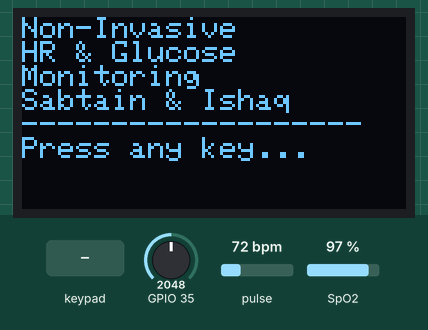
Recording of a sketch running on a simulated ESP32. Shown: 128×64 one-colour display. The test bench sets the inputs (shaded band); at power-on: GPIO 35 = 2048, pulse 72 bpm, SpO2 97 %.

Above: at 1.2 s.
1.3 s: keypad keys 2 3 2 6 2 5 * pressed 0.4 s apart
At 4.5 s:
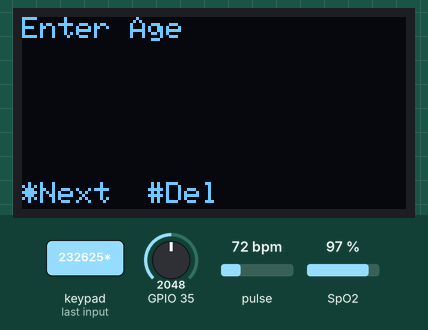
5.6 s: key '*' pressed
At 6.4 s:
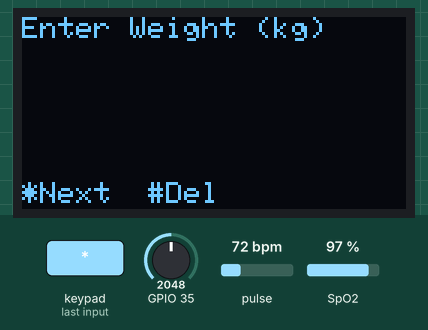
7.2 s: keypad keys 1 6 1 7 1 8 1 9 * pressed 0.4 s apart
At 11.2 s:
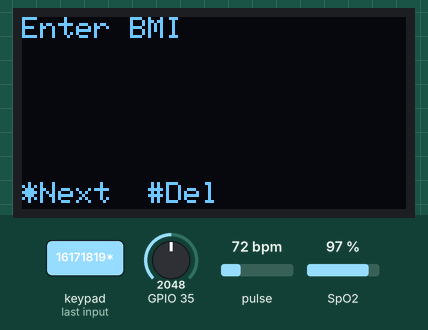
12.3 s: key '0' pressed
At 13.4 s:
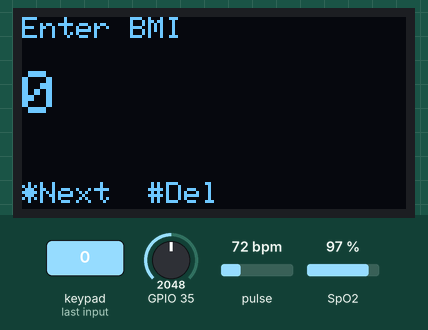
13.9 s: keypad keys 1 3 9 7 2 2 2 2 * pressed 0.4 s apart
At 18.2 s:
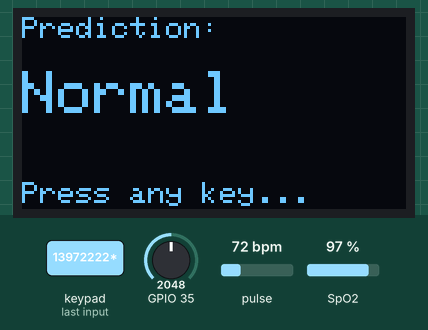
19.0 s: keypad keys 1 6 1 7 1 8 1 9 pressed 0.4 s apart
At 21.2 s:
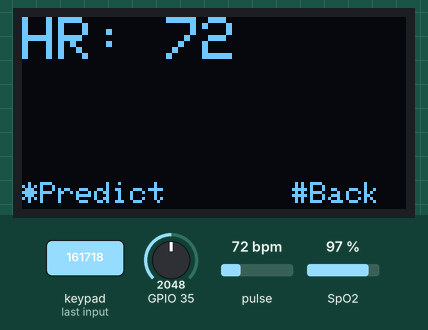
Timing chart, 0 to 22.7 s (numbered marks = the images above; inputs shaded):
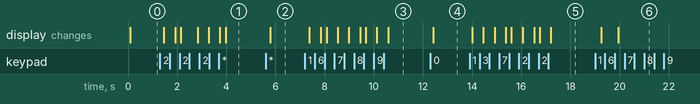

The sketch:

heart_rate_glocose_AI.ino
```cpp
#include <Wire.h>
#include <Adafruit_GFX.h>
#include <Adafruit_SSD1306.h>
#include <Keypad.h>
#include "MAX30105.h"
#include "spo2_algorithm.h"
#include "disease_model.h"  // your DecisionTree model

/* ================= OLED ================= */
#define SCREEN_WIDTH 128
#define SCREEN_HEIGHT 64
Adafruit_SSD1306 display(SCREEN_WIDTH, SCREEN_HEIGHT, &Wire, -1);

/* ================= KEYPAD ================= */
#define ROWS 4
#define COLS 3
char keys[ROWS][COLS] = {
  {'*','0','#'},
  {'1','2','3'},
  {'4','5','6'},
  {'7','8','9'}
};
byte rowPins[ROWS] = {16,17,18,19};
byte colPins[COLS] = {23,26,25};
Keypad keypad = Keypad(makeKeymap(keys), rowPins, colPins, ROWS, COLS);

/* ================= MAX30105 ================= */
MAX30105 particleSensor;
#define HR_BUFFER 50
uint32_t irBuffer[HR_BUFFER];
uint32_t redBuffer[HR_BUFFER];

/* ================= DATA ================= */
// Glucose
float glucoseRaw = 0;
float glucoseSmoothed = 50;
const int GLUCOSE_SAMPLES = 30;
float glucoseHistory[GLUCOSE_SAMPLES];
int glucoseIndex = 0;
float glucoseAlpha = 0.2; // EMA smoothing

// Heart Rate & SpO2
const int HR_SAMPLES = 10;
int hrHistory[HR_SAMPLES] = {70};
int spo2History[HR_SAMPLES] = {95};
int hrIndex = 0;
int spo2Index = 0;
int heartRateSmoothed = 70;
int spo2Smoothed = 95;

/* ================= ML ================= */
float ml_features[10] = {0};
int predictedDisease = -1;

const char* disease_names[] = {
  "Hypoglycemia", "Normal", "Hyperglycemia", "Tachycardia", "Bradycardia"
};
const char* input_labels[] = {
  "Age",
  "Weight (kg)",
  "BMI"
};

/* ================= STATE ================= */
enum DeviceState {
  WELCOME_SCREEN,
  PLACE_FINGER,
  MENU,
  HR_SCREEN,
  GLUCOSE_SCREEN,
  BOTH_SCREEN,
  ML_INPUT,
  ML_RESULT
};
volatile DeviceState state = WELCOME_SCREEN;

/* ================= USER INPUT ================= */
String userInput = "";
int inputIndex = 0;

/* ================= RTOS ================= */
QueueHandle_t keypadQueue;

/* ================= SENSOR TASKS ================= */
void HeartRateTask(void *pv) {
  while(true){
    if(particleSensor.getIR() > 50000){
      // Fill HR/Red buffer
      for(int i=0;i<HR_BUFFER;i++){
        while(!particleSensor.available()) particleSensor.check();
        irBuffer[i] = particleSensor.getIR();
        redBuffer[i] = particleSensor.getRed();
        particleSensor.nextSample();
      }

      int32_t hr, spo2Val;
      int8_t vhr, vs;

      // Call void function directly
      maxim_heart_rate_and_oxygen_saturation(
        irBuffer, HR_BUFFER, redBuffer,
        &spo2Val, &vs, &hr, &vhr
      );

      // Only accept valid HR/SPO2
      if(hr > 0 && spo2Val > 0){
        hrHistory[hrIndex++] = hr;
        if(hrIndex >= HR_SAMPLES) hrIndex = 0;
        spo2History[spo2Index++] = spo2Val;
        if(spo2Index >= HR_SAMPLES) spo2Index = 0;

        // Compute moving average
        int hrSum=0, spo2Sum=0;
        for(int i=0;i<HR_SAMPLES;i++){
          hrSum += hrHistory[i];
          spo2Sum += spo2History[i];
        }
        heartRateSmoothed = hrSum / HR_SAMPLES;
        spo2Smoothed = spo2Sum / HR_SAMPLES;
      }
    }
    vTaskDelay(pdMS_TO_TICKS(500));
  }
}

void GlucoseTask(void *pv) {
  while(true){
    // Map ADC to realistic glucose range 70-150 mg/dL
    glucoseRaw = map(analogRead(35), 0, 4095, 70, 150);

    // Update circular buffer
    glucoseHistory[glucoseIndex++] = glucoseRaw;
    if(glucoseIndex >= GLUCOSE_SAMPLES) glucoseIndex = 0;

    // Moving average
    float sum = 0;
    for(int i=0;i<GLUCOSE_SAMPLES;i++) sum += glucoseHistory[i];
    float avg = sum / GLUCOSE_SAMPLES;

    // EMA smoothing
    glucoseSmoothed = glucoseAlpha * avg + (1 - glucoseAlpha) * glucoseSmoothed;

    vTaskDelay(pdMS_TO_TICKS(500));
  }
}

/* ================= KEYPAD TASK ================= */
void KeypadTask(void *pv) {
  char key;
  while(true){
    key = keypad.getKey();
    if(key) xQueueSend(keypadQueue, &key, 0);
    vTaskDelay(pdMS_TO_TICKS(30));
  }
}

/* ================= DISPLAY TASK ================= */
void DisplayTask(void *pv){
  while(true){
    display.clearDisplay();
    display.setTextColor(SSD1306_WHITE);

    switch(state){
      case WELCOME_SCREEN:
        display.setTextSize(1);
        display.setCursor(0,0);
        display.setCursor(0,0);
        display.println("Non-Invasive");
        display.println("HR & Glucose");
        display.println("Monitoring");
        display.println("Sabtain & Ishaq");
        display.println("-------------------");
        display.println("Press any key...");
        break;

      case PLACE_FINGER:
        display.setTextSize(2);
        display.setCursor(0,10);
        display.println("Place Finger");
        display.setTextSize(1);
        display.setCursor(0,55);
        display.println("to measure HR & GLU");
        break;

      case MENU:
        display.setTextSize(2);
        display.setCursor(0,0);
        display.println("1: HR");
        display.println("2: GLU");
        display.println("3: BOTH");
        display.setTextSize(1);
        display.setCursor(15,50);
        display.println("Enter option:");
        break;

      case HR_SCREEN:
        display.setTextSize(2);
        display.setCursor(0,0);
        display.print("HR: "); display.print(heartRateSmoothed);
        display.setTextSize(1);
        display.setCursor(0,55);
        display.print("*Predict       #Back");
        break;

      case GLUCOSE_SCREEN:
        display.setTextSize(2);
        display.setCursor(0,0);
        display.print("GLU: "); display.print((int)glucoseSmoothed);
        display.setTextSize(1);
        display.setCursor(0,55);
        display.print("*Predict  #Back");
        break;

      case BOTH_SCREEN:
        display.setTextSize(2);
        display.setCursor(0,0);
        display.print("HR: "); display.print(heartRateSmoothed);
        display.setCursor(0,20);
        display.print("GLU: "); display.print((int)glucoseSmoothed);
        display.setTextSize(1);
        display.setCursor(0,55);
        display.print("*Predict  #Back");
        break;

      case ML_INPUT:
        display.setTextSize(1);
        display.setCursor(0,0);
        display.print("Enter "); display.print(input_labels[inputIndex]);
        display.setTextSize(2);
        display.setCursor(0,18);
        display.print(userInput);
        display.setTextSize(1);
        display.setCursor(0,55);
        display.print("*Next  #Del");
        break;

      case ML_RESULT:
        display.setTextSize(1);
        display.setCursor(0,0);
        display.println("Prediction:");
        display.setTextSize(2);
        display.setCursor(0,18);
        display.println(disease_names[predictedDisease]);
        display.setTextSize(1);
        display.setCursor(0,55);
        display.println("Press any key...");
        break;
    }

    display.display();
    vTaskDelay(pdMS_TO_TICKS(200));
  }
}

/* ================= STATE TASK ================= */
void StateTask(void *pv) {
  char key;

  while (true) {
    if (xQueueReceive(keypadQueue, &key, portMAX_DELAY)) {

      switch (state) {

        case WELCOME_SCREEN:
          state = PLACE_FINGER;
          break;

        case PLACE_FINGER:
          state = MENU;
          break;

        case MENU:
          if (key == '1') state = HR_SCREEN;
          else if (key == '2') state = GLUCOSE_SCREEN;
          else if (key == '3') state = BOTH_SCREEN;
          break;

        case HR_SCREEN:
        case GLUCOSE_SCREEN:
        case BOTH_SCREEN:
          if (key == '#') {
            state = MENU;
          }
          else if (key == '*') {
            // Reset ML input
            inputIndex = 0;
            userInput = "";

            // Inject sensor values CORRECTLY
            ml_features[3] = glucoseSmoothed;      // Glucose
            ml_features[4] = heartRateSmoothed;    // Heart Rate

            state = ML_INPUT;
          }
          break;

        case ML_INPUT:
          if (isDigit(key)) {
            userInput += key;
          }
          else if (key == '#' && userInput.length() > 0) {
            userInput.remove(userInput.length() - 1);
          }
          else if (key == '*') {
            ml_features[inputIndex] = userInput.toFloat();
            inputIndex++;
            userInput = "";

            // Only 3 manual inputs: Age, Weight, BMI
            if (inputIndex >= 3) {
              predictedDisease = model.predict(ml_features);
              state = ML_RESULT;
            }
          }
          break;

        case ML_RESULT:
          state = MENU;
          break;
      }
    }
  }
}


/* ================= SETUP ================= */
void setup(){
  Serial.begin(115200);
  Wire.begin();

  display.begin(SSD1306_SWITCHCAPVCC, 0x3C);
  display.clearDisplay();
  display.display();

  particleSensor.begin(Wire);
  particleSensor.setup();

  keypadQueue = xQueueCreate(10, sizeof(char));

  for(int i=0;i<GLUCOSE_SAMPLES;i++) glucoseHistory[i]=100;
  for(int i=0;i<HR_SAMPLES;i++) hrHistory[i]=70, spo2History[i]=95;

  xTaskCreatePinnedToCore(HeartRateTask, "HeartRate", 4096, NULL, 2, NULL, 1);
  xTaskCreatePinnedToCore(GlucoseTask, "Glucose", 2048, NULL, 2, NULL, 1);
  xTaskCreatePinnedToCore(KeypadTask, "Keypad", 2048, NULL, 3, NULL, 1);
  xTaskCreatePinnedToCore(DisplayTask, "Display", 4096, NULL, 1, NULL, 0);
  xTaskCreatePinnedToCore(StateTask, "State", 4096, NULL, 3, NULL, 0);
}

void loop(){}
```

disease_model.h
```cpp
#pragma once

namespace Eloquent {
namespace ML {
namespace Port {

class DecisionTree {
public:
    /**
     * Feature vector:
     * x[0] = Age
     * x[1] = Weight (kg)
     * x[2] = Height (cm)
     * x[3] = Glucose (mg/dL)
     * x[4] = Heart Rate (BPM)
     *
     * Output classes:
     * 0 = Hypoglycemia
     * 1 = Normal
     * 2 = Hyperglycemia
     * 3 = Tachycardia
     * 4 = Bradycardia
     */
    int predict(float *x) {

        float glucose = x[3];
        float heartRate = x[4];

        // --- Glucose-based decisions ---
        if (glucose < 70.0) {
            return 0; // Hypoglycemia
        }

        if (glucose > 140.0) {
            return 2; // Hyperglycemia
        }

        // --- Heart-rate-based decisions (only if glucose is normal) ---
        if (heartRate > 100.0) {
            return 3; // Tachycardia
        }

        if (heartRate < 60.0) {
            return 4; // Bradycardia
        }

        // --- Normal condition ---
        return 1; // Normal
    }
};

} // namespace Port
} // namespace ML
} // namespace Eloquent

// Global model instance
Eloquent::ML::Port::DecisionTree model;
```

Measured:
- after the input at 1.3 s, the display: first changes after 0.15 s (image 1 shows a later state)
- after the input at 5.6 s, the display: changes after 0.19 s (image 2)
- after the input at 7.2 s, the display: first changes after 0.18 s (image 3 shows a later state)
- after the input at 12.3 s, the display: changes after 0.11 s (image 4)
- after the input at 13.9 s, the display: first changes after 0.10 s (image 5 shows a later state)
- after the input at 19.0 s, the display: first changes after 0.25 s (image 6 shows a later state)
